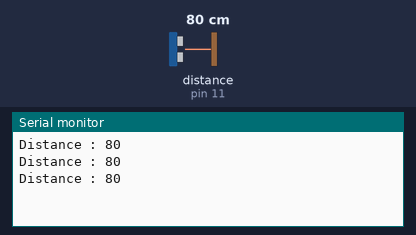
Simulated run of this sketch. Board: Arduino Uno, built with avr-gcc and run on an emulated ATmega328P. Shown: the last lines printed to the serial monitor. Wiring (inferred from the names in the program): ultrasonic range finder: trigger pin 12; echo pin 11. Inputs (shaded band) come from the test bench; at power-on: distance to the obstacle (sensor on pin 11) 80 cm. The echo pulse lasts 58.3 µs per cm.

Above: at 1.3 s.
1.4 s: distance to the obstacle (sensor on pin 11) set to 2 cm
At 1.9 s:
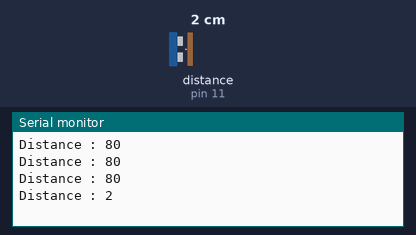
2.9 s: distance to the obstacle (sensor on pin 11) set to 4 cm
At 3.4 s:
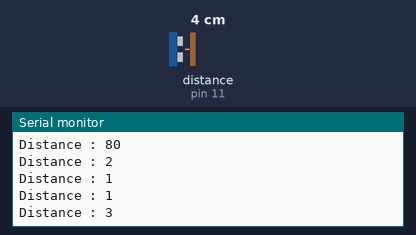
Timing chart, 0 to 5.9 s (numbered marks = the images above; inputs shaded):
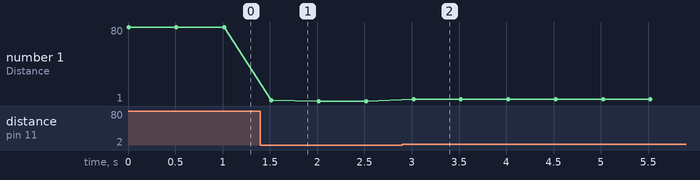

Measured:
- after the input at 1.4 s, the serial monitor: prints a new line after 0.12 s (image 1)
- after the input at 2.9 s, the serial monitor: prints a new line after 0.12 s (image 2)
- plotted number 1: 80 → 1 after the input at 1.4 s, 1 → 3 after the input at 2.9 s

The sketch:

sonde-ultrason.ino
```cpp
int trig = 12;
int echo = 11;

long lecture_echo;
long cm;
int cpt = 0;
int tab[100];

void setup() {
  // put your setup code here, to run once:
  pinMode(trig,OUTPUT);
  digitalWrite(trig,LOW);
  pinMode(echo, INPUT);
  Serial.begin(9600);
}

void loop() {
  // put your main code here, to run repeatedly:
  digitalWrite(trig, HIGH);
  delayMicroseconds(10);
  digitalWrite(trig,LOW);
  lecture_echo = pulseIn(echo,HIGH);
  cm = lecture_echo / 58;
  Serial.print("Distance : ");
  Serial.println(cm);
  delay(500);
  if(cpt == 99) {
    for(int i= 0 ; i < cpt ; i++){
        Serial.print("Distance numero");
        Serial.print(i+1);
        Serial.print(" : ");
        Serial.println(tab[i]);
    }
  }
  else {
    tab[cpt] = cm;
    cpt++;
  }

}
```
